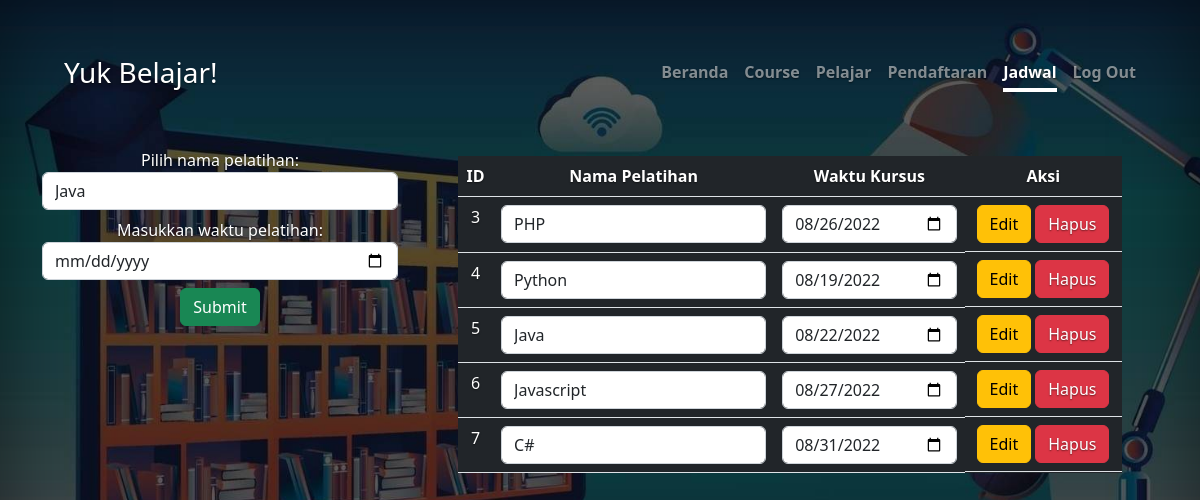
Page /tjadwal.php (signed in) on the committed database.
### tables this page shows
CREATE TABLE `jadwal` (
  `id_jadwal` int(5) NOT NULL,
  `id_kursus` int(5) NOT NULL,
  `waktu_kursus` date NOT NULL
);

CREATE TABLE `course` (
  `id_kursus` int(5) NOT NULL,
  `nm_kursus` varchar(50) NOT NULL,
  `ket_kursus` text NOT NULL,
  `lama_kursus` int(40) NOT NULL
);

### tjadwal.php (the view, shortened to what this page needs)
<?php
    include "koneksi.php";
?>
<!doctype html>
<html lang="en" class="h-100">
<head>
  <link href="./dist/css/bootstrap.min.css" rel="stylesheet">
  <link href="style.css" rel="stylesheet">
</head>
<body class="h-100 text-center bg-anime">
  <div class="d-flex w-100 h-100 p-3 mx-auto flex-column">
    <header class="px-5">
      <div class="text-white">
        <h3 class="float-md-start mb-0">Yuk Belajar!</h3>
        <nav class="nav nav-masthead justify-content-center float-md-end">
          <a class="nav-link fw-bold py-1 px-0" href="dashboard.php">Beranda</a>
          <a class="nav-link fw-bold py-1 px-0" href="tcourse.php">Course</a>
          <a class="nav-link fw-bold py-1 px-0" href="tpelajar.php">Pelajar</a>
          <a class="nav-link fw-bold py-1 px-0" href="tlaporan.php">Pendaftaran</a>
          <a class="nav-link fw-bold py-1 px-0 active" aria-current="page" href="tjadwal.php">Jadwal</a>
          <?php
              if (isset ($_SESSION["role"])=="admin") {
                echo '
                <a class="nav-link fw-bold py-1 px-0" href="logout.php">Log Out</a>
                ';
              }
            ?>
        </nav>
      </div>
    </header>
    <div class="container-lg mt-5 text-left text-white">
      <div class="row">
        <div class="col-4">
          <form method="post" enctype="multipart/form-data">
            <label for="Pelatihan" class="mt-2">Pilih nama pelatihan: </label>
            <select class="form-control" name="Pelatihan">
                <?php
                    $QUERY=mysqli_query($KONEKSI, "SELECT * FROM `course`");
                    while($DATA=mysqli_fetch_assoc($QUERY)) {
                        echo "<option value='".$DATA['id_kursus']."'>".$DATA['nm_kursus']."</option>";
                    }
                ?>
            </select>
            <label for="Waktu" class="mt-2">Masukkan waktu pelatihan: </label>
            <input type="date" id="Waktu" name="Waktu" class="form-control">
            <input type="submit" value="Submit" name="InputJadwal" class="btn btn-success mt-2">
          </form>
        </div>
        <div class="col-8 px-5">
          <table class="table mt-3 text-white bg-dark">
            <thead>
              <tr>
                <th>ID</th>
                <th>Nama Pelatihan</th>
                <th>Waktu Kursus</th>
                <th>Aksi</th>
              </tr>
            </thead>
            <tbody>
              <?php
                  $QUERY=mysqli_query($KONEKSI, "SELECT * FROM `jadwal` JOIN course ON jadwal.id_kursus=course.id_kursus");
                    while ($DATA=mysqli_fetch_assoc($QUERY)) {
                        echo '
                              <tr>
                                <form method="post">
                                  <td>'.$DATA['id_jadwal'].'</td>
                                  <td><input type="text" name="NamaPelatihan" value="'.$DATA['nm_kursus'].'" class="form-control"></td>
                                  <td><input type="date" name="WaktuPelatihan" value="'.$DATA['waktu_kursus'].'" class="form-control"></td>
                                  <td class="d-flex">
                                      <input type="text" name="ID" value="'.$DATA["id_jadwal"].'" hidden>
                                      <input type="submit" value="Edit" name="Edit" class="btn btn-warning mx-1">
                                      <a href="course-config.php?Aksi=Hapus&id='.$DATA['id_jadwal'].'" class="btn btn-danger">Hapus</a>
                                  </td>
                                  </form>
                               </tr>
                              ';
                           }
                      ?>
              </tbody>
          </table>
        </div>
      </div>
    </div>
  </div>
</body>
</html>

### style.css (style rules this page uses)
body { text-shadow: 0 .05rem .1rem rgba(0, 0, 0, .5); box-shadow: inset 0 0 5rem rgba(0, 0, 0, .5); }
.nav-masthead .nav-link { color: rgba(255, 255, 255, .5); border-bottom: .25rem solid transparent; }
.nav-masthead .nav-link + .nav-link { margin-left: 1rem; }
.nav-masthead .active { color: #fff; border-bottom-color: #fff; }
html, body { height: 100%; }
body { display: flex; align-items: center; padding-top: 40px; padding-bottom: 40px; background-color: #f5f5f5; }
.bg-anime { background-image: url("background (2).jpg"); background-repeat: no-repeat; background-position: center; background-size: cover; }

### rows in the picture
jadwal: id_jadwal "3", NamaPelatihan "PHP", WaktuPelatihan "08/26/2022"
jadwal: id_jadwal "4", NamaPelatihan "Python", WaktuPelatihan "08/19/2022"
jadwal: id_jadwal "5", NamaPelatihan "Java", WaktuPelatihan "08/22/2022"
jadwal: id_jadwal "6", NamaPelatihan "Javascript", WaktuPelatihan "08/27/2022"
jadwal: id_jadwal "7", NamaPelatihan "C#", WaktuPelatihan "08/31/2022"

### other values in the picture
form field Pelatihan "Java"
